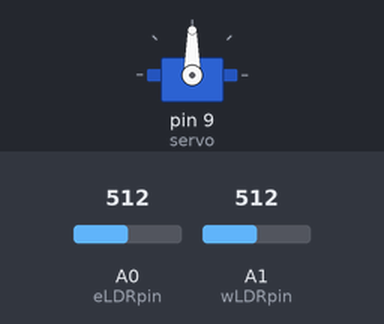
The sketch below on a simulated Arduino Uno, built with avr-gcc and run on an emulated ATmega328P. Shown: servo. Inputs (shaded band) come from the test bench; at power-on: A0 (eLDRpin) = 512, A1 (wLDRpin) = 512.

Above: at 1.2 s.
1.3 s: A0 (eLDRpin) set to 716
At 2.3 s:
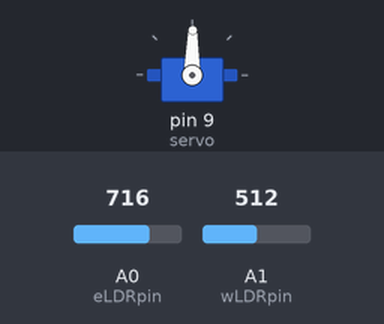
4.3 s: A1 (wLDRpin) set to 900
At 5.4 s:
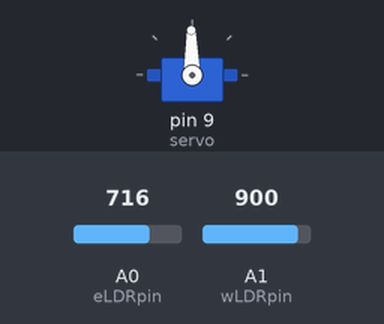
Timing chart, 0 to 7.3 s (numbered marks = the images above; inputs shaded):
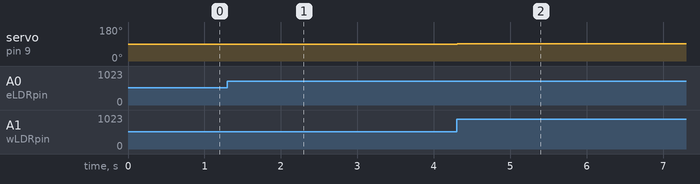

Measured:
- after the input at 1.3 s, servo on pin 9 (servo): 90° → 89° at once
- after the input at 4.3 s, servo on pin 9 (servo): 89° → 91° at once

The sketch:

direction_control.ino
```cpp
/*
 *    This project use 9g servo,
 *    Manipulate position via pos variable
 *    Then make change to servo
 *
 */

#include <Servo.h>                  // include Servo library

Servo servo;                        // Create a servo object to control the servo
int initial_position = 90;          // Declaring the initial position at 90

int pos = 0;                        // variable to store the servo position
int eLDRpin = A0;                   // Analog pin sensor is attached
int wLDRpin = A1;                   // Analog pin sensor is attached
int eastLDR = 0;                    // Create a varieble to store to LDR readings
int westLDR = 0;

void setup() {

  servo.attach(9);               // Attaches the servo object to PWM pin 9
  Serial.begin(9600);
  pinMode(eLDRpin, INPUT);             // Making the LDR pin as input
  pinMode(wLDRpin, INPUT);
}

void loop() {

  eastLDR = analogRead(eLDRpin);    // Read the left side LDR values
  westLDR = analogRead(wLDRpin);    // Read the right side LDR values

  pos = initial_position;
  servo.write(pos);

  // Check whether which value is greater
  if(eastLDR > westLDR){
    // Turn left
    pos--;
    servo.write(pos);
  }else if(westLDR > eastLDR){
    // Turn right
    pos++;
    servo.write(pos);
  }else{
    // Stay in the same position
    pos = pos;
    servo.write(pos);
  }

 }
```
